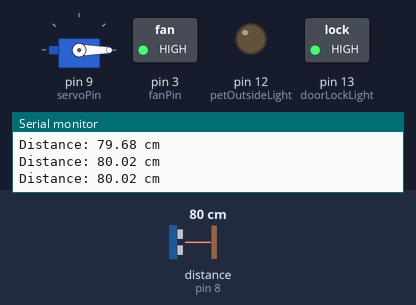
Recording of a sketch running on a simulated Arduino Uno, built with avr-gcc and run on an emulated ATmega328P. Parts: servo, switched loads named in the sketch (green lamp = pin HIGH), output pins drawn as LEDs (lit = HIGH), the last lines printed to the serial monitor. Wiring (inferred from the names in the program): ultrasonic range finder: trigger pin 7; echo pin 8. The test bench sets the inputs (shaded band); at power-on: distance to the obstacle (sensor on pin 8) 80 cm. The echo pulse lasts 58.3 µs per cm; pins used as bus, display or sensor lines are not drawn.

Above: at 1.4 s.
1.5 s: distance to the obstacle (sensor on pin 8) set to 11 cm
3.0 s: distance to the obstacle (sensor on pin 8) set to 8 cm
At 4.0 s:
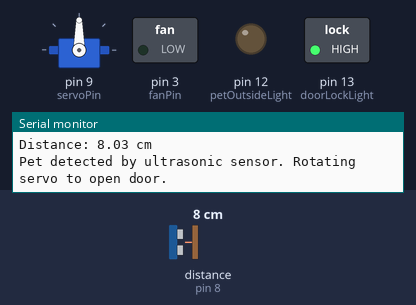
At 8.5 s:
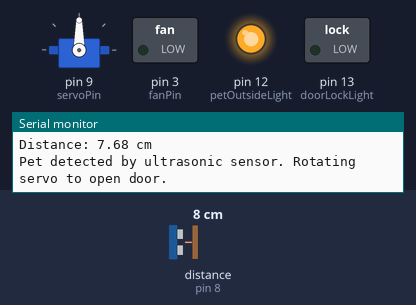
Timing chart, 0 to 14.8 s (numbered marks = the images above; inputs shaded):
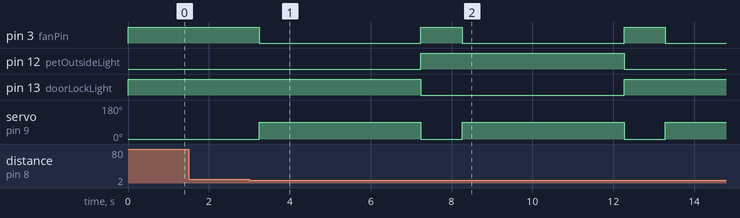

Measured:
- the behaviour switches between 10 and 9 cm on distance to the obstacle (sensor on pin 8) (found by bisection; images 0 and 1)
- after the input at 3.0 s, pin 3 (fanPin): alternates HIGH for 1.0 s and LOW for 4.0 s, starting after 0.24 s; pin 12 (petOutsideLight): LOW → HIGH after 4.2 s, → LOW 5.0 s later; pin 13 (doorLockLight): HIGH → LOW after 4.2 s, → HIGH 5.0 s later; servo on pin 9 (servoPin): alternates 90° for 4.0 s and 0° for 1.0 s, starting after 0.24 s

The sketch:

550-project4.ino
```cpp
#include <Servo.h>
#include <IRremote.h> // Include the IRremote library

Servo myServo;

// Pin configuration
const int trigPin = 7;           // Ultrasonic trigger pin
const int echoPin = 8;           // Ultrasonic echo pin
const int servoPin = 9;          // Servo control pin
const int petOutsideLight = 12;  // Pet outside light
const int doorLockLight = 13;    // Door lock light
const int fanPin = 3;            // Fan pin
const int IRPin = 4;             // IR receiver signal pin

// Speed of sound in air (in cm/Âµs)
const float soundSpeed = 0.0343;

const int servoClosedAngle = 0;
const int servoOpenedAngle = 90;

bool petIsOutside = false; // Tracks if the pet is currently outside
bool doorIsOpen = false;   // Tracks the door's open/closed state

IRrecv irrecv(IRPin);        // Initialize IR receiver object
decode_results results;      // Variable to store decoded IR data

void setup() {
  // Initialize serial communication
  Serial.begin(9600);

  myServo.attach(servoPin);

  // Set pin modes
  pinMode(trigPin, OUTPUT);
  pinMode(echoPin, INPUT);
  pinMode(petOutsideLight, OUTPUT);
  pinMode(doorLockLight, OUTPUT);
  pinMode(fanPin, OUTPUT);

  // Initial states
  digitalWrite(trigPin, LOW);
  digitalWrite(petOutsideLight, LOW); // Pet outside light OFF
  digitalWrite(doorLockLight, HIGH);  // Door lock light ON (door locked)
  analogWrite(fanPin, 255);           // Ensure fan is OFF initially
  myServo.write(servoClosedAngle);    // Door closed

  irrecv.begin(IRPin); // Start IR receiver

  delay(200); // Adds a short delay for everything to setup
}

void loop() {
  // Triggering the ultrasonic pulse
  digitalWrite(trigPin, HIGH);
  delayMicroseconds(10);
  digitalWrite(trigPin, LOW);

  // Measuring the time it takes for the echo to return
  long duration = pulseIn(echoPin, HIGH);

  // Calculating the distance
  float distance = (duration * soundSpeed) / 2;

  // Print the distance to the Serial Monitor
  Serial.print("Distance: ");
  Serial.print(distance);
  Serial.println(" cm");

  // Check for IR signal
  if (irrecv.decode()) {
    Serial.print("IR Key Received: ");
    Serial.println(irrecv.decodedIRData.decodedRawData, HEX);

    // Check if the received key matches "0xE916FF00"
    if (irrecv.decodedIRData.decodedRawData == 0xE916FF00) {
      Serial.println("IR Signal matched. Triggering servo to open/close door.");

      // Trigger the servo motor logic
      operateDoor();
    }

    irrecv.resume(); // Resume IR receiver for the next signal
  }

  // Ultrasonic sensor logic: Check if something is detected within 10 cm
  if (distance > 0 && distance <= 10) {
    Serial.println("Pet detected by ultrasonic sensor. Rotating servo to open door.");

    // Trigger the servo motor logic
    operateDoor();
  }

  // Small delay before the next reading
  delay(500);
}

// Function to open and close the door
void operateDoor() {
  // Activate the fan at 50% speed (0-255 range)
  analogWrite(fanPin, 0);

  // Open door: Rotate servo to 90 degrees
  myServo.write(servoOpenedAngle);
  doorIsOpen = true;

  delay(4000); // Wait 4 seconds for the pet to move through

  // Close door: Rotate servo back to 0 degrees
  myServo.write(servoClosedAngle);
  doorIsOpen = false;

  // Toggle pet state
  petIsOutside = !petIsOutside;

  // Update lights after the door closes
  digitalWrite(petOutsideLight, petIsOutside ? HIGH : LOW); // Toggle petOutsideLight
  digitalWrite(doorLockLight, petIsOutside ? LOW : HIGH);   // Toggle doorLockLight

  // Turn OFF the fan after the pet has moved through
  analogWrite(fanPin, 255);
  delay(500);
}
```
